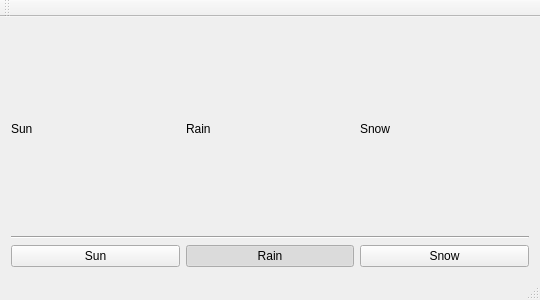
<?xml version="1.0" encoding="UTF-8"?>
<ui version="4.0">
 <class>MainWindow</class>
 <widget class="QMainWindow" name="MainWindow">
  <property name="geometry">
   <rect>
    <x>0</x>
    <y>0</y>
    <width>540</width>
    <height>300</height>
   </rect>
  </property>
  <property name="windowTitle">
   <string>MainWindow</string>
  </property>
  <widget class="QWidget" name="centralWidget">
   <layout class="QVBoxLayout" name="verticalLayout">
    <item>
     <layout class="QHBoxLayout" name="horizontalLayout">
      <item>
       <widget class="QLabel" name="label_sun">
        <property name="text">
         <string>Sun</string>
        </property>
       </widget>
      </item>
      <item>
       <widget class="QLabel" name="label_rain">
        <property name="text">
         <string>Rain</string>
        </property>
       </widget>
      </item>
      <item>
       <widget class="QLabel" name="label_snow">
        <property name="text">
         <string>Snow</string>
        </property>
       </widget>
      </item>
     </layout>
    </item>
    <item>
     <widget class="Line" name="line">
      <property name="orientation">
       <enum>Qt::Horizontal</enum>
      </property>
     </widget>
    </item>
    <item>
     <layout class="QHBoxLayout" name="horizontalLayout_2">
      <item>
       <widget class="QPushButton" name="pushButton_sun">
        <property name="text">
         <string>Sun</string>
        </property>
        <property name="checkable">
         <bool>true</bool>
        </property>
       </widget>
      </item>
      <item>
       <widget class="QPushButton" name="pushButton_rain">
        <property name="text">
         <string>Rain</string>
        </property>
        <property name="checkable">
         <bool>true</bool>
        </property>
        <property name="checked">
         <bool>true</bool>
        </property>
       </widget>
      </item>
      <item>
       <widget class="QPushButton" name="pushButton_snow">
        <property name="text">
         <string>Snow</string>
        </property>
        <property name="checkable">
         <bool>true</bool>
        </property>
        <property name="checked">
         <bool>false</bool>
        </property>
       </widget>
      </item>
     </layout>
    </item>
   </layout>
  </widget>
  <widget class="QMenuBar" name="menuBar">
   <property name="geometry">
    <rect>
     <x>0</x>
     <y>0</y>
     <width>540</width>
     <height>21</height>
    </rect>
   </property>
  </widget>
  <widget class="QToolBar" name="mainToolBar">
   <attribute name="toolBarArea">
    <enum>TopToolBarArea</enum>
   </attribute>
   <attribute name="toolBarBreak">
    <bool>false</bool>
   </attribute>
  </widget>
  <widget class="QStatusBar" name="statusBar"/>
 </widget>
 <layoutdefault spacing="6" margin="11"/>
 <resources/>
 <connections/>
</ui>
